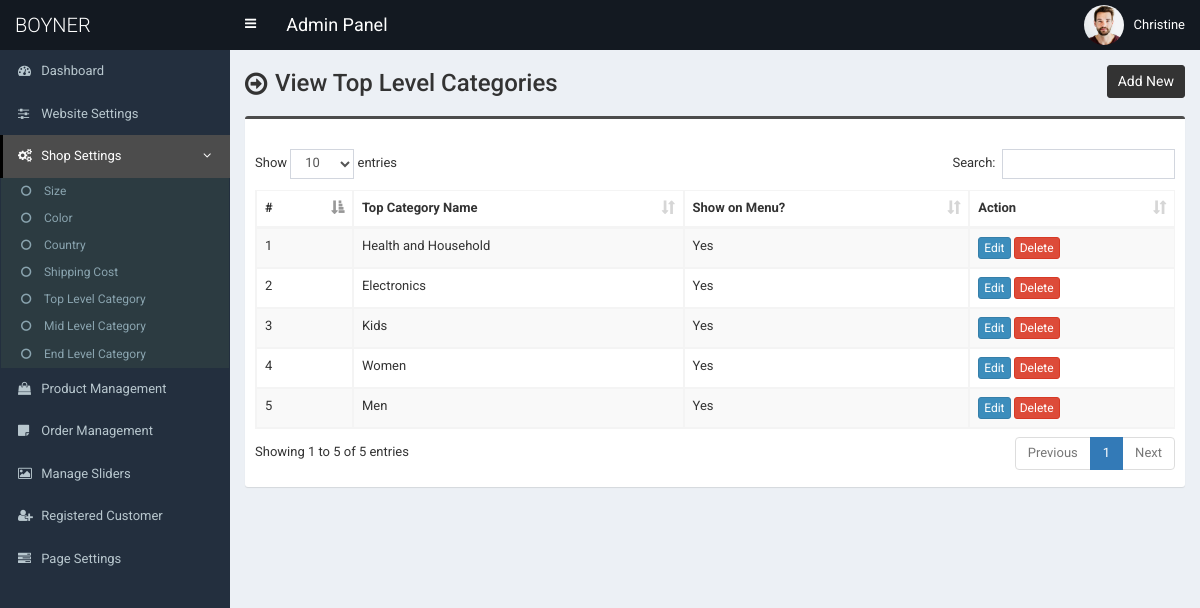
/admin/top-category.php (signed in), run on an earlier commit of the app's database.
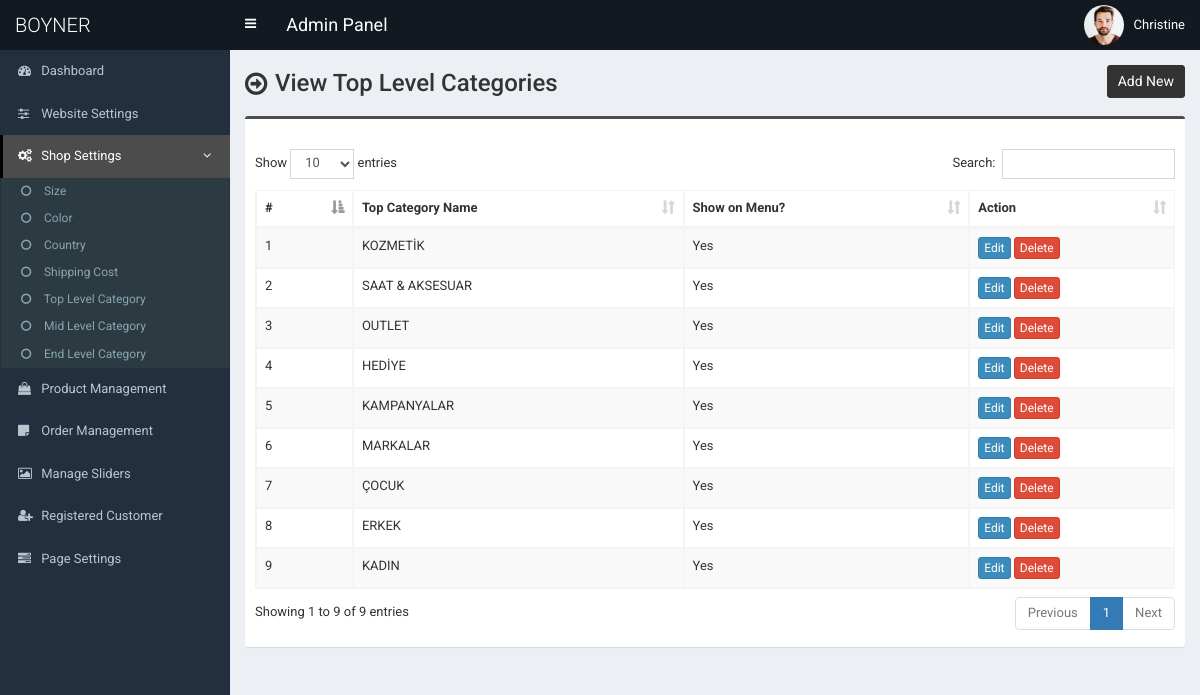
And on a later commit of the database.
### tables this page shows
CREATE TABLE `tbl_top_category` (
  `tcat_id` int(11) NOT NULL,
  `tcat_name` varchar(255) NOT NULL,
  `show_on_menu` int(1) NOT NULL
);

### admin/top-category.php (the view, shortened to what this page needs)
<?php require_once('header.php'); ?>
<section class="content-header">
	<div class="content-header-left">
		<h1>View Top Level Categories</h1>
	</div>
	<div class="content-header-right">
		<a href="top-category-add.php" class="btn btn-primary btn-sm">Add New</a>
	</div>
</section>
<section class="content">
  <div class="row">
    <div class="col-md-12">
      <div class="box box-info">
        <div class="box-body table-responsive">
          <table id="example1" class="table table-bordered table-hover table-striped">
			<thead>
			    <tr>
			        <th>#</th>
			        <th>Top Category Name</th>
                    <th>Show on Menu?</th>
			        <th>Action</th>
			    </tr>
			</thead>
            <tbody>
            	<?php
            	$i=0;
            	$statement = $pdo->prepare("SELECT * FROM tbl_top_category ORDER BY tcat_id DESC");
            	$statement->execute();
            	$result = $statement->fetchAll(PDO::FETCH_ASSOC);
            	foreach ($result as $row) {
            		$i++;
            		?>
					<tr>
	                    <td><?php echo $i; ?></td>
	                    <td><?php echo $row['tcat_name']; ?></td>
                        <td>
                            <?php
                                if($row['show_on_menu'] == 1) {
                                    echo 'Yes';
                                } else {
                                    echo 'No';
                                }
                            ?>
                        </td>
	                    <td>
	                        <a href="top-category-edit.php?id=<?php echo $row['tcat_id']; ?>" class="btn btn-primary btn-xs">Edit</a>
	                        <a href="#" class="btn btn-danger btn-xs" data-href="top-category-delete.php?id=<?php echo $row['tcat_id']; ?>" data-toggle="modal" data-target="#confirm-delete">Delete</a>
	                    </td>
	                </tr>
            		<?php
            	}
            	?>
            </tbody>
          </table>
        </div>
      </div>
</section>
<?php require_once('footer.php'); ?>

### admin/header.php (shortened to what this page needs)
<!DOCTYPE html>
<html>
<head>
	<link rel="stylesheet" href="css/bootstrap.min.css">
	<link rel="stylesheet" href="css/font-awesome.min.css">
	<link rel="stylesheet" href="css/ionicons.min.css">
	<link rel="stylesheet" href="css/datepicker3.css">
	<link rel="stylesheet" href="css/all.css">
	<link rel="stylesheet" href="css/select2.min.css">
	<link rel="stylesheet" href="css/dataTables.bootstrap.css">
	<link rel="stylesheet" href="css/jquery.fancybox.css">
	<link rel="stylesheet" href="css/AdminLTE.min.css">
	<link rel="stylesheet" href="css/_all-skins.min.css">
	<link rel="stylesheet" href="css/on-off-switch.css"/>
	<link rel="stylesheet" href="css/summernote.css">
	<link rel="stylesheet" href="style.css">
</head>
<body class="hold-transition fixed skin-blue sidebar-mini">
	<div class="wrapper">
		<header class="main-header">
			<a href="index.php" class="logo">
				<span class="logo-lg">BOYNER</span>
			</a>
			<nav class="navbar navbar-static-top">
				<a href="#" class="sidebar-toggle" data-toggle="offcanvas" role="button">
				</a>
				<span style="float:left;line-height:50px;color:#fff;padding-left:15px;font-size:18px;">Admin Panel</span>
				<div class="navbar-custom-menu">
					<ul class="nav navbar-nav">
						<li class="dropdown user user-menu">
							<a href="#" class="dropdown-toggle" data-toggle="dropdown">
								<img src="../assets/uploads/<?php echo $_SESSION['user']['photo']; ?>" class="user-image" alt="User Image">
								<span class="hidden-xs"><?php echo $_SESSION['user']['full_name']; ?></span>
							</a>
						</li>
					</ul>
				</div>
			</nav>
		</header>
  		<?php $cur_page = substr($_SERVER["SCRIPT_NAME"],strrpos($_SERVER["SCRIPT_NAME"],"/")+1); ?>
  		<aside class="main-sidebar">
    		<section class="sidebar">
      			<ul class="sidebar-menu">
			        <li class="treeview <?php if($cur_page == 'index.php') {echo 'active';} ?>">
			          <a href="index.php">
			            <i class="fa fa-dashboard"></i> <span>Dashboard</span>
			          </a>
			        </li>
			        <li class="treeview <?php if( ($cur_page == 'settings.php') ) {echo 'active';} ?>">
			          <a href="settings.php">
			            <i class="fa fa-sliders"></i> <span>Website Settings</span>
			          </a>
			        </li>
                    <li class="treeview <?php if( ($cur_page == 'size.php') || ($cur_page == 'size-add.php') || ($cur_page == 'size-edit.php') || ($cur_page == 'color.php') || ($cur_page == 'color-add.php') || ($cur_page == 'color-edit.php') || ($cur_page == 'country.php') || ($cur_page == 'country-add.php') || ($cur_page == 'country-edit.php') || ($cur_page == 'shipping-cost.php') || ($cur_page == 'shipping-cost-edit.php') || ($cur_page == 'top-category.php') || ($cur_page == 'top-category-add.php') || ($cur_page == 'top-category-edit.php') || ($cur_page == 'mid-category.php') || ($cur_page == 'mid-category-add.php') || ($cur_page == 'mid-category-edit.php') || ($cur_page == 'end-category.php') || ($cur_page == 'end-category-add.php') || ($cur_page == 'end-category-edit.php') ) {echo 'active';} ?>">
                        <a href="#">
                            <i class="fa fa-cogs"></i>
                            <span>Shop Settings</span>
                            <span class="pull-right-container">
								<i class="fa fa-angle-left pull-right"></i>
							</span>
                        </a>
                        <ul class="treeview-menu">
                            <li><a href="size.php"><i class="fa fa-circle-o"></i> Size</a></li>
                            <li><a href="color.php"><i class="fa fa-circle-o"></i> Color</a></li>
                            <li><a href="country.php"><i class="fa fa-circle-o"></i> Country</a></li>
                            <li><a href="shipping-cost.php"><i class="fa fa-circle-o"></i> Shipping Cost</a></li>
                            <li><a href="top-category.php"><i class="fa fa-circle-o"></i> Top Level Category</a></li>
                            <li><a href="mid-category.php"><i class="fa fa-circle-o"></i> Mid Level Category</a></li>
                            <li><a href="end-category.php"><i class="fa fa-circle-o"></i> End Level Category</a></li>
                        </ul>
                    </li>
                    <li class="treeview <?php if( ($cur_page == 'product.php') || ($cur_page == 'product-add.php') || ($cur_page == 'product-edit.php') ) {echo 'active';} ?>">
                        <a href="product.php">
                            <i class="fa fa-shopping-bag"></i> <span>Product Management</span>
                        </a>
                    </li>
                    <li class="treeview <?php if( ($cur_page == 'order.php') ) {echo 'active';} ?>">
                        <a href="order.php">
                            <i class="fa fa-sticky-note"></i> <span>Order Management</span>
                        </a>
                    </li>
                     <li class="treeview <?php if( ($cur_page == 'slider.php') ) {echo 'active';} ?>">
			          <a href="slider.php">
			            <i class="fa fa-picture-o"></i> <span>Manage Sliders</span>
			          </a>
			        </li>
			      	<li class="treeview <?php if( ($cur_page == 'customer.php') || ($cur_page == 'customer-add.php') || ($cur_page == 'customer-edit.php') ) {echo 'active';} ?>">
			          <a href="customer.php">
			            <i class="fa fa-user-plus"></i> <span>Registered Customer</span>
			          </a>
			        </li>
			        <li class="treeview <?php if( ($cur_page == 'page.php') ) {echo 'active';} ?>">
			          <a href="page.php">
			            <i class="fa fa-tasks"></i> <span>Page Settings</span>
			          </a>
			        </li>
			      </ul>
    		</section>
  		</aside>
  		<div class="content-wrapper">

### admin/footer.php (shortened to what this page needs)
		</div>
	</div>
</body>
</html>

### admin/style.css (style rules this page uses)
body { font-size: 13px; font-family: "Roboto", sans-serif; }
.navbar-nav > .user-menu .user-image { width: 40px; height: 40px; margin-top: -10px; }
.content-header > h1, .content-header .content-header-left h1 { font-family: "Roboto", sans-serif; }
.main-header .logo { text-align: left; }
.main-header .logo .logo-lg { font-family: "Roboto", sans-serif; }
.box-info { padding-top: 20px; }
.sidebar-menu li.active > a > .pull-right-container > .fa-angle-left { -webkit-transform: rotate(90deg); -ms-transform: rotate(90deg); -o-transform: rotate(90deg); transform: rotate(90deg); }
.sidebar-menu li > a > .pull-right-container > .fa-angle-left:before { content: "\f105"; }
.content-header { overflow: hidden; }
.content-header .content-header-left { float: left; padding-top: 5px; }
.content-header .content-header-right { float: right; }
.content-header .content-header-left h1 { margin-top: 0; margin-bottom: 0; padding-left: 30px; padding-bottom: 5px; font-size: 24px; position: relative; }
.content-header .content-header-left h1:before { position: absolute; top: 0; left: 0; font-family: "FontAwesome", sans-serif; font-size: 26px; content: "\f18e"; }
.content-header .content-header-right a { position: relative; font-size: 14px; }
.skin-blue .sidebar-menu > li:hover > a, .skin-blue .sidebar-menu > li.active > a { color: #fff; background: #3c8dbc; border-left-color: #3c8dbc; }
.skin-blue .main-header .logo, .skin-blue .main-header .logo:hover, .skin-blue .main-header .navbar, .skin-blue .main-header .navbar .sidebar-toggle:hover { background-color: #131921; }
.skin-blue .sidebar-menu > li:hover > a, .skin-blue .sidebar-menu > li.active > a { background-color: #4c4c4c; border-left-color: #000000; }
.box.box-info { border-top-color: #4c4c4c; }
.content-header .content-header-right a { background-color: #333333; border-color: #333333; }
.sidebar-menu .treeview-menu > li > a { font-size: 12px; }

What changed in the data, as far as the page shows it:
removed tbl_top_category: tcat_name "Health and Household", show_on_menu "Yes"
removed tbl_top_category: tcat_name "Electronics", show_on_menu "Yes"
added tbl_top_category: tcat_name "KOZMETİK", show_on_menu "Yes"
added tbl_top_category: tcat_name "SAAT & AKSESUAR", show_on_menu "Yes"
added tbl_top_category: tcat_name "OUTLET", show_on_menu "Yes"
added tbl_top_category: tcat_name "HEDİYE", show_on_menu "Yes"
added tbl_top_category: tcat_name "KAMPANYALAR", show_on_menu "Yes"
added tbl_top_category: tcat_name "MARKALAR", show_on_menu "Yes"
changed tbl_top_category: tcat_name "Kids" → "ÇOCUK"
changed tbl_top_category: tcat_name "Women" → "ERKEK"
changed tbl_top_category: tcat_name "Men" → "KADIN"
Also different on the page:
text written by a page script: "Show entries Search: Showing 1 to 5 of 5 entries Previous 1 Next" → "Show entries Search: Showing 1 to 9 of 9 entries Previous 1 Next"
